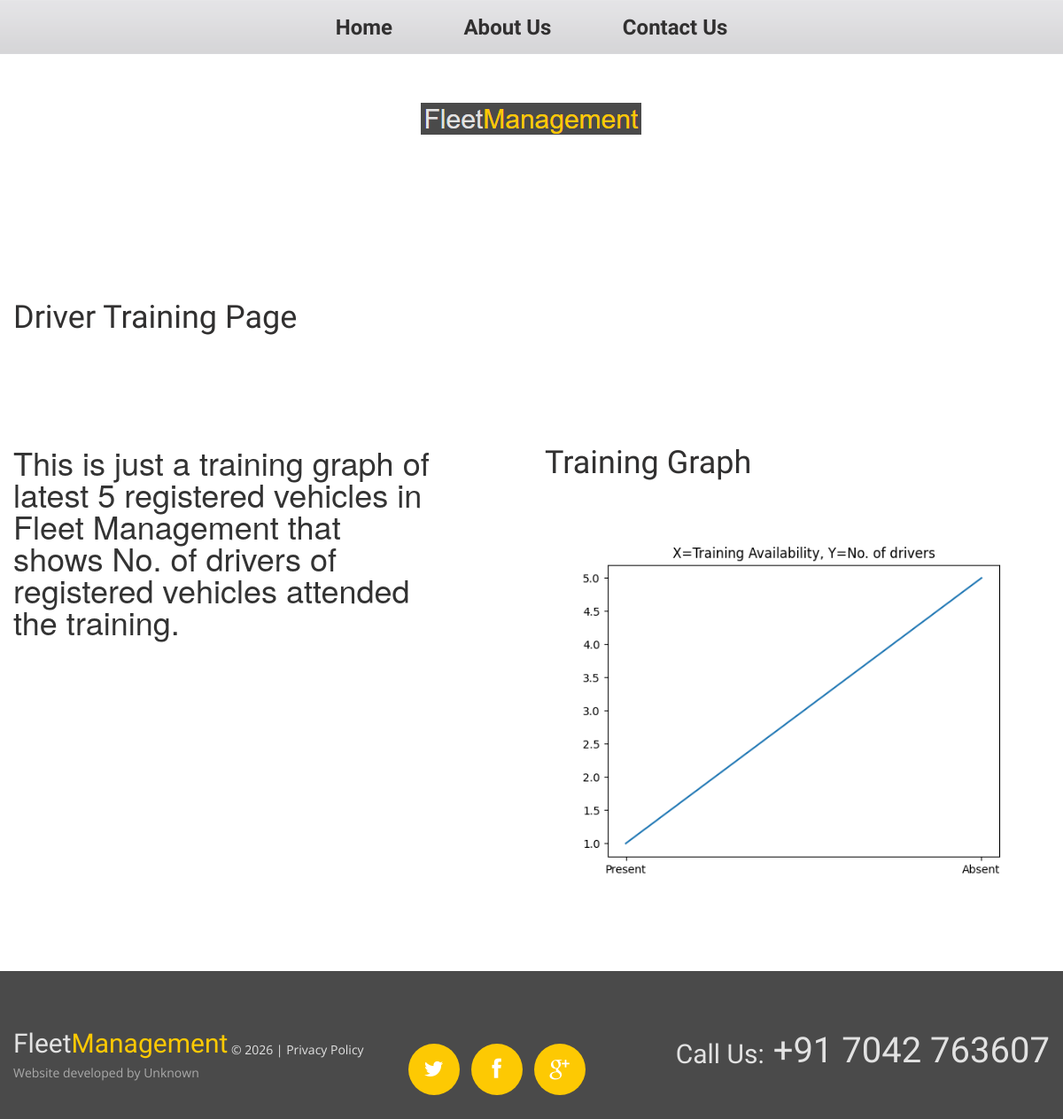
Page /driver-training on the committed database.
### fleets_management/models.py (models this page shows, shortened)
class Pages(models.Model):
     name = models.CharField(max_length=200)
     description = models.TextField()
     iframe_code = models.CharField(max_length=1000, default='')
     status = models.CharField(max_length=200, choices=[('1', 'Enable'),('0', 'Disable')], default='1')

### fleets_management/views.py (the view)
# urls.py: path('driver-training', views.driver_training, name="Driver Training"),
def driver_training(request):
    try:
        driver_training_obj = VehicleRegister.objects.all()
        driver_training_pobj = Pages.objects.get(name='driver-training', status='1');
        driver_training_plot = DriverTraining.objects.values('driver_training_status').annotate(count=Count('vehicle')).order_by('count')[:5]
        DriverTraingStatus = []
        NoOfVehicle = []
        for item in driver_training_plot:
            DriverTraingStatus.append('Present' if item['driver_training_status']=='Y' else 'Absent')
            NoOfVehicle.append(item['count'])
        plt.plot(DriverTraingStatus, NoOfVehicle)
        plt.title('X=Training Availability, Y=No. of drivers')
        buffer = BytesIO()
        plt.savefig(buffer, format='png')
        buffer.seek(0)
        plot_url = base64.b64encode(buffer.read()).decode('utf-8')
        plt.close()
    except VehicleRegister.DoesNotExist:
        driver_training_pobj = []
        plot_url = ''
    context = {
        'data': driver_training_pobj,
        'plot_url': plot_url
    }
    return render(request,"fleets_management/driver_training.html",context)

### fleets_management/templates/fleets_management/driver_training.html (shortened to what this page needs)
{% extends "fleets_management/base.html" %}
{% load static %}
{% block content %}
<div class="content">
	<div class="container_12">
		<div class="grid_12">
			<h3>{{ data.iframe_code|safe }}</h3>
		</div>
		<div class="grid_5">
			{{ data.description|safe }}
		</div>
		<div class="grid_6 prefix_1">
			<h3>Training Graph</h3>
		    <img alt="Plot">
		</div>
	</div>
</div>
{% endblock content %}

### fleets_management/static/css/style.css (style rules this page uses)
html { width: 100%; }
* { -webkit-text-size-adjust: none; }
body { position: relative; background-color: #4a4a4a; color: #878787; font: 14px/20px 'Open Sans', sans-serif; }
img { max-width: 100%; }
h1, h2, h3, h4, h5, h6 { font-weight: normal; color: #3e454c; font-family: 'Roboto Condensed', sans-serif; }
h3 { font-size: 36px; line-height: 36px; color: #313030; padding-top: 14px; margin-bottom: 20px; }
.page1 h3 { margin-bottom: 46px; padding-top: 82px; }
.content { padding-bottom: 113px; }
.page1 .content { padding-bottom: 82px; }

### fleets_management/static/css/grid.css (style rules this page uses)
body { min-width: 1200px; }
.container_12 { margin-left: auto; margin-right: auto; width: 1200px; }
.grid_1, .grid_2, .grid_3, .grid_4, .grid_5, .grid_6, .grid_7, .grid_8, .grid_9, .grid_10, .grid_11, .grid_12 { display:inline; float: left; position: relative; margin-left: 15px; margin-right: 15px; }
.container_12 .grid_5 { width:470px; }
.container_12 .grid_6 { width:570px; }
.container_12 .grid_12 { width:1170px; }
.container_12 .prefix_1 { padding-left:100px; }

### rows in the picture
Pages: iframe_code "Driver Training Page", description "This is just a training graph of latest 5 registered vehicles in Fleet Management that shows No. of drivers of registered vehicles attended the training."
